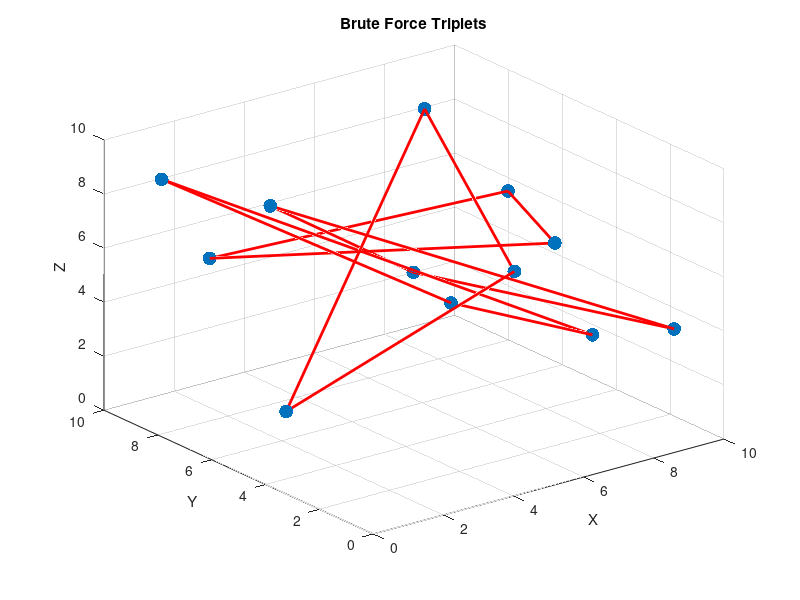
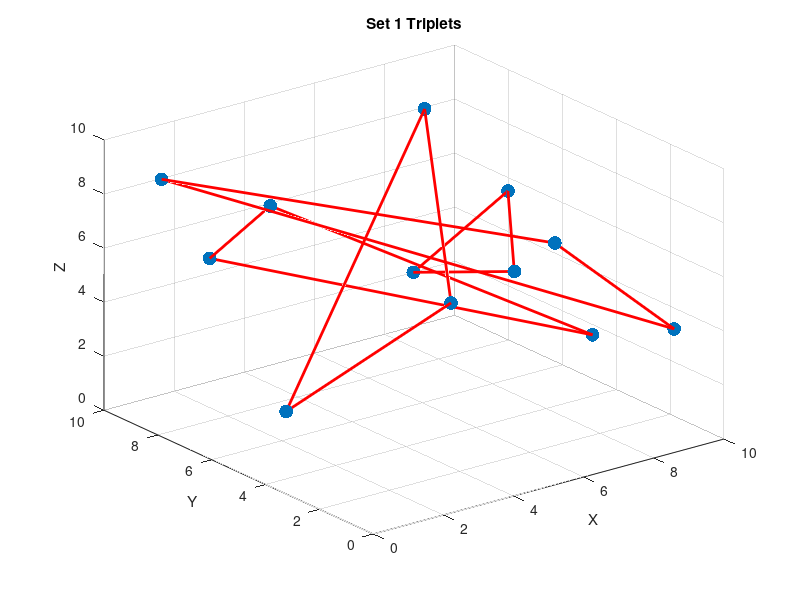
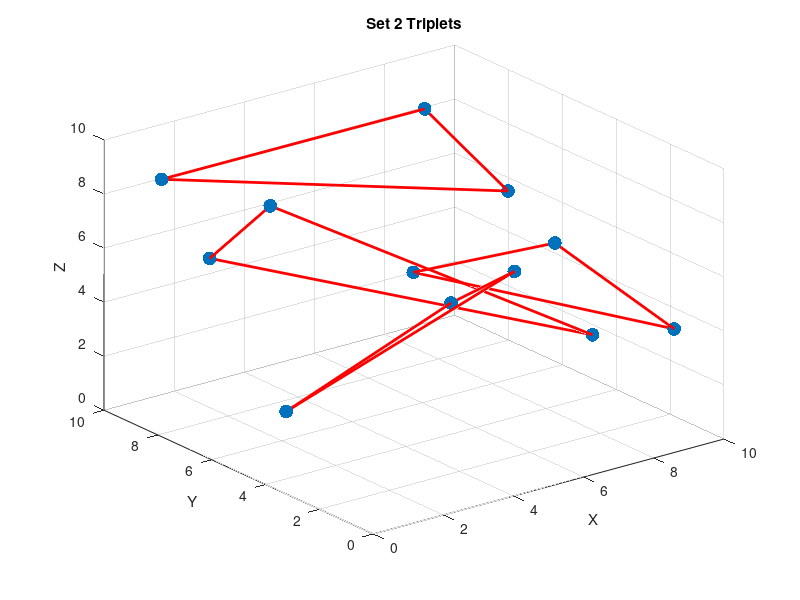
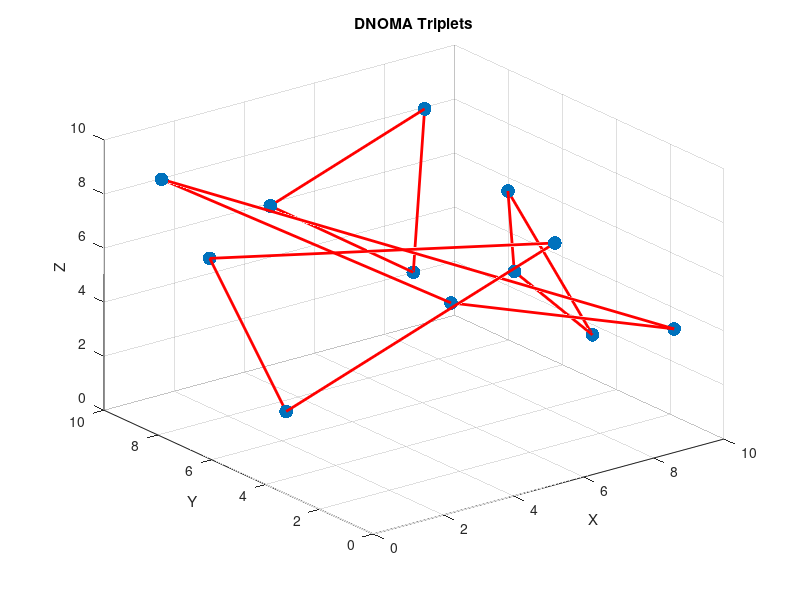

Recreate these plots in MATLAB, in order.
%plan:
%- make random points and weights
%- sort these 12 points relative to origin (1 closest)
%- make brute force triplet groupings O(n!!!) with points
%- all grouping functions
%- show all groupings on graph
%- show results in command window
%- HELPER FUNCTIONS
%- all grouping functions
%- calc score for grouping set
%- generates all unique groupings (brute force) recursively
%- plot groupings
%- get weight for results
%- print groupings
%- compare results to brute force

function NOMA3S()
    numPoints = 12;
    xRange = 10;
    yRange = 10;
    zRange = 10;

    %make random points and weights
    x = rand(1, numPoints) * xRange;
    y = rand(1, numPoints) * yRange;
    z = rand(1, numPoints) * zRange;
    weights = rand(1, numPoints) * 10;
    points = [x; y; z]';

    %sort these 12 points relative to origin (1 closest)
    dist = sqrt(sum(points.^2, 2));
    [~, sortedIndices] = sort(dist);
    points = points(sortedIndices, :);
    weights = weights(sortedIndices);

    %make brute force triplet groupings O(n!!!) with points
    pointIndices = 1:numPoints;
    groupings = makeGroupings(pointIndices);
    maxScore = -inf;
    bestTriplets = [];
    %get total scores
    for i = 1:length(groupings)
        groupingSet = groupings{i};
        score = calcScore(groupingSet, points, weights);
        if score > maxScore
            maxScore = score;
            bestTriplets = groupingSet;
        end
    end

    %all grouping functions
    set1 = [1, 12, 2; 3, 11, 4; 5, 10, 6; 7, 9, 8];
    set2 = [1, 2, 3; 4, 5, 6; 7, 8, 9; 10, 11, 12];

    DNOMA = DNOMAGrouping(numPoints);

    DNLUPA = DNLUPAGrouping(numPoints);

    MUG = MUGGrouping(numPoints);

    LCG = LCGGrouping(points);
    DEC = DECGrouping(points);

    greedyTriplets = greedyGrouping(points, weights);

    %show all groupings on graph
    plotGroupings(points, bestTriplets, 'Brute Force');
    plotGroupings(points, set1, 'Set 1');
    plotGroupings(points, set2, 'Set 2');
    plotGroupings(points, DNOMA, 'DNOMA');
    plotGroupings(points, DNLUPA, 'DNLUPA');
    plotGroupings(points, MUG, 'MUG');
    plotGroupings(points, LCG, 'LCG');
    plotGroupings(points, DEC, 'DEC');
    plotGroupings(points, greedyTriplets, 'Greedy');

    %show results in command window
    results.BruteForce = struct('triplets', bestTriplets, ...
        'weights', getWeight(bestTriplets, weights), ...
        'totalScore', maxScore, 'complexity', 'O(n!!!)');

    results.set1 = struct('triplets', set1, ...
        'weights', getWeight(set1, weights), ...
        'totalScore', calcScore(set1, points, weights), 'complexity', 'O(1)');

    results.set2 = struct('triplets', set2, ...
        'weights', getWeight(set2, weights), ...
        'totalScore', calcScore(set2, points, weights), 'complexity', 'O(1)');

    results.DNOMA = struct('triplets', DNOMA, ...
        'weights', getWeight(DNOMA, weights), ...
        'totalScore', calcScore(DNOMA, points, weights), 'complexity', 'O(nlogn)');

    results.DNLUPA = struct('triplets', DNLUPA, ...
        'weights', getWeight(DNLUPA, weights), ...
        'totalScore', calcScore(DNLUPA, points, weights), 'complexity', 'O(nlogn)');

    results.MUG = struct('triplets', MUG, ...
        'weights', getWeight(MUG, weights), ...
        'totalScore', calcScore(MUG, points, weights), 'complexity', 'O(n)');

    results.LCG = struct('triplets', LCG, ...
        'weights', getWeight(LCG, weights), ...
        'totalScore', calcScore(LCG, points, weights), 'complexity', 'O(nlogn)');

    results.DEC = struct('triplets', DEC, ...
        'weights', getWeight(DEC, weights), ...
        'totalScore', calcScore(DEC, points, weights), 'complexity', 'O(nlogn)');

    results.Greedy = struct('triplets', greedyTriplets, ...
        'weights', getWeight(greedyTriplets, weights), ...
        'totalScore', calcScore(greedyTriplets, points, weights), 'complexity', 'O(n^3)');

    printTripletResults(results);
    compareBruteForce(results);
end

%HELPER FUNCTIONS

%all pairing functions
function triplets = DNOMAGrouping(N)
    group1 = 1:4;
    group2 = 5:8;
    group3 = 9:12;
    triplets = [group1(1), group2(1), group3(1);
                group1(2), group2(2), group3(2);
                group1(3), group2(3), group3(3);
                group1(4), group2(4), group3(4)];
end

function triplets = DNLUPAGrouping(N)
    % indices = 1:N;
    % triplets = reshape(indices, 3, [])';
    triplets = [1,6,12; 2,5,11; 3,8,10; 4,7,9];
end

function triplets = MUGGrouping(N)
    triplets = reshape(1:N, 3, [])';
end

function triplets = LCGGrouping(points)
    [~, order] = sort(sqrt(sum(points.^2, 2)));
    triplets = reshape(order, 3, [])';
end
function triplets = DECGrouping(points)
    strengths = sum(points, 2);
    [~, sorted] = sort(strengths, 'descend');
    triplets = reshape(sorted, 3, [])';
end

function triplets = greedyGrouping(points, weights)
    indices = 1:size(points,1);
    triplets = [];
    while length(indices) >= 3
        maxScore = -inf;
        best = [];
        for i = 1:length(indices)
            for j = i+1:length(indices)
                for k = j+1:length(indices)
                    idx = [indices(i), indices(j), indices(k)];
                    p = points(idx,:);
                    w = weights(idx);
                    distSum = norm(p(1,:) - p(2,:)) + norm(p(2,:) - p(3,:)) + norm(p(1,:) - p(3,:));
                    weightDiff = max(w) - min(w);
                    score = distSum + weightDiff;
                    if score > maxScore
                        maxScore = score;
                        best = idx;
                    end
                end
            end
        end
        triplets = [triplets; best];
        indices = setdiff(indices, best);
    end
end

%calc score for grouping set
function score = calcScore(groupingSet, points, weights)
    score = 0;
    for i = 1:size(groupingSet,1)
        idx = groupingSet(i,:);
        p = points(idx,:);
        w = weights(idx);

        distSum = norm(p(1,:) - p(2,:)) + norm(p(2,:) - p(3,:)) + norm(p(1,:) - p(3,:));
        weightDiff = max(w) - min(w);
        score = score + distSum + weightDiff;
    end
end

%generates all unique groupings (brute force) recursively
function groupings = makeGroupings(indices)
    if isempty(indices)
        groupings = {[]};
        return;
    end
    groupings = {};
    first = indices(1);
    for i = 2:length(indices)
        for j = i+1:length(indices)
            rest = indices([2:i-1, i+1:j-1, j+1:end]);
            sub = makeGroupings(rest);
            for k = 1:length(sub)
                groupings{end+1} = [first, indices(i), indices(j); sub{k}];
            end
        end
    end
end

%plot groupings
function plotGroupings(points, triplets, name)
    figure;
    scatter3(points(:,1), points(:,2), points(:,3), 100, 'filled');
    hold on;
    for i = 1:size(triplets,1)
        idx = triplets(i,:);
        plot3(points(idx,1), points(idx,2), points(idx,3), 'r-', 'LineWidth', 2);
        plot3([points(idx(1),1), points(idx(3),1)], ...
              [points(idx(1),2), points(idx(3),2)], ...
              [points(idx(1),3), points(idx(3),3)], 'r-', 'LineWidth', 2);
    end
    xlabel('X'); ylabel('Y'); zlabel('Z');
    title([name, ' Triplets']);
    grid on;
end

%get weight for results
function weightsMatrix = getWeight(triplets, weights)
    weightsMatrix = zeros(size(triplets));
    for i = 1:size(triplets, 1)
        weightsMatrix(i, :) = weights(triplets(i, :));
    end
end

%print groupings
function printTripletResults(results)
    fields = fieldnames(results);
    for i = 1:length(fields)
        key = fields{i};
        tripletStruct = results.(key);
        triplets = tripletStruct.triplets;
        fprintf('\n%s Grouping (%s):\n', key, tripletStruct.complexity);
        disp(triplets);
        
        fprintf('Weights for each triplet:\n');
        for j = 1:size(triplets,1)
            w = tripletStruct.weights(j,:);
            fprintf('  Triplet %d: [%.2f, %.2f, %.2f]\n', j, w(1), w(2), w(3));
        end
        
        fprintf('Total Score (Distance + Weight Difference): %.4f\n\n', tripletStruct.totalScore);
    end
end

%compare results to brute force
function compareBruteForce(results)
    bruteForceScore = results.BruteForce.totalScore;
    methods = fieldnames(results);
    disp(' ');
    for i = 1:length(methods)
        method = methods{i};
        if strcmp(method, 'BruteForce')
            continue;
        end
        delta = bruteForceScore - results.(method).totalScore;
        disp(['Brute Force v ', method, '? ', num2str(delta)]);
    end
    disp('The higher the difference, the more optimal brute force is for (distance + weight difference).');
end
